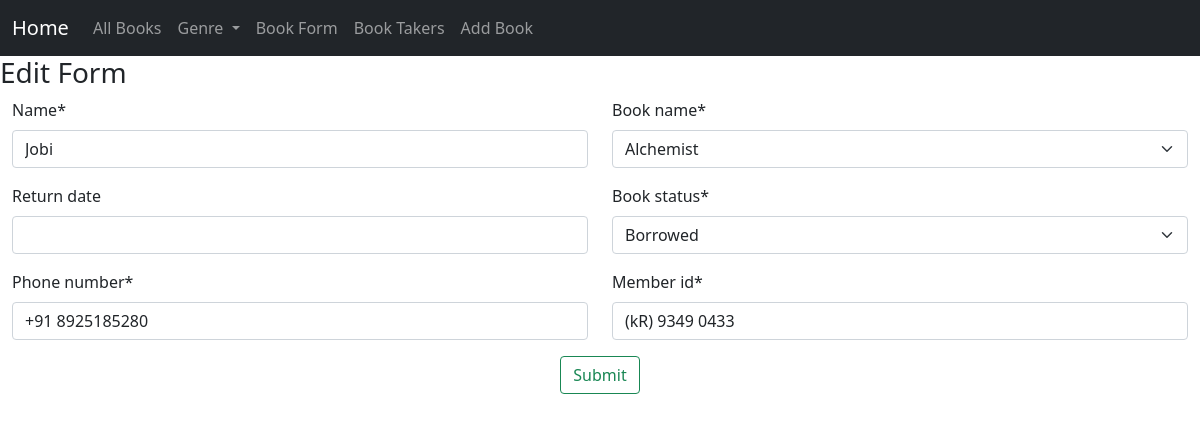
Screenshot of /member/edit_profile/17 with the database file from the repository.
### members/models.py (models this page shows, shortened)
class Member(models.Model):
    name = models.CharField(max_length=50)
    book_name = models.ForeignKey(Book, on_delete=models.CASCADE)
    taken_date = models.DateField(auto_now_add=True,null=True,blank=True)
    return_date = models.DateField(null=True,blank=True)
    book_status = models.CharField(max_length=20,choices=BOOK_STATUS)
    phone_number = models.CharField(max_length=15)
    email = models.EmailField(max_length=50)
    address = models.TextField(max_length=1000)
    member_id = models.CharField(max_length=15)
    class Meta:
        verbose_name = 'Member'
        verbose_name_plural = "Members"
        ordering = ['book_status']

### members/views.py (the view, shortened to what this page needs)
# urls.py: path('edit_profile/<int:id>', views.borrow_list_edit, name='edit_profile'),
def borrow_list_edit(request, id):
    profile = Member.objects.get(id=id)
    form = BookEditForm(request.POST or None, instance=profile)
    return render(request, 'edit_profile.html', {'form': form, 'profile': profile})

### members/forms.py
class BookEditForm(forms.ModelForm):
    class Meta:
        model = Member
        exclude = ['taken_date','email', 'address']

### book_store/models.py (called while the page is built)
    def __str__(self):
        return self.name

### templates/edit_profile.html (shortened to what this page needs)
{% extends 'base.html' %}
{% load crispy_forms_tags %}
{% block content %}
<h3>Edit Form</h3>
<form method="POST">
    <div class="row">
        <div class="col-6">{{form.name | as_crispy_field}}</div>
        <div class="col-6">{{form.book_name | as_crispy_field}}</div>
    </div>
    <div class="row">
        <div class="col-6">{{form.return_date | as_crispy_field}}</div>
        <div class="col-6">{{form.book_status | as_crispy_field}}</div>
    </div>
    <div class="row">
        <div class="col-6">{{form.phone_number | as_crispy_field}}</div>
        <div class="col-6">{{form.member_id | as_crispy_field}}</div>
    </div>
    <div class="text-center"><button class="btn btn-outline-success " type="submit">Submit</button></div>
</form>
{% endblock %}

### static/css/style.css (style rules this page uses)
.row { max-width: 100vw !important; margin: 0 !important; }

### rows the page displays
Member: name "Jobi", book_name "Alchemist", book_status "Borrowed", phone_number "+91 8925185280", member_id "(kR) 9349 0433"
